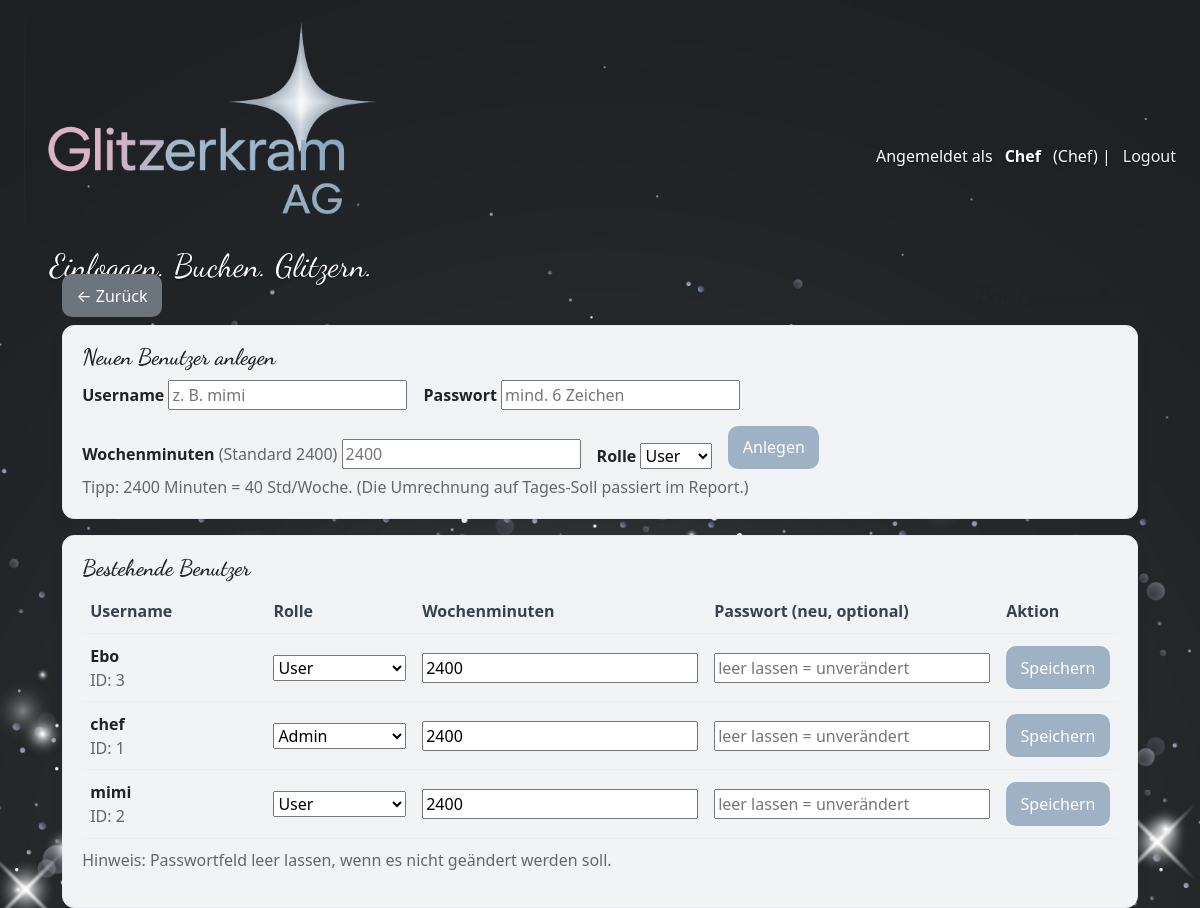
Page /admin/users (signed in) on the committed database.
### tables this page shows
CREATE TABLE users (
            id INTEGER PRIMARY KEY AUTOINCREMENT,
            username TEXT UNIQUE NOT NULL,
            password_hash TEXT NOT NULL,
            role TEXT NOT NULL CHECK(role IN ('admin','user'))
        , join_date TEXT, weekly_minutes INTEGER DEFAULT 2400, is_active INTEGER DEFAULT 1);

### app.py (the view)
@app.get("/admin/users")
def admin_users():
    if "user_id" not in session:
        return redirect(url_for("login"))
    if session.get("role") != "admin":
        return redirect(url_for("unauthorized"))
    conn = get_db()
    users = conn.execute("""
        SELECT id, username, role, COALESCE(weekly_minutes,2400) AS weekly_minutes
        FROM users
        ORDER BY username
    """).fetchall()
    conn.close()
    return render_template(
        "admin_users.html",
        title="Benutzerverwaltung",
        users=users,
        back_ep=_resolve_back_ep()
    )

### app.py (called while the page is built)
def _resolve_back_ep():
    for ep in ["admin_only", "admin_dashboard", "admin", "dashboard", "index"]:
        if ep in app.view_functions:
            return ep
    return "index"

def get_db():
    conn = sqlite3.connect(DB_PATH, timeout=15)
    conn.row_factory = sqlite3.Row
    try:
        conn.execute("PRAGMA journal_mode=WAL;")
        conn.execute("PRAGMA synchronous=NORMAL;")
    except Exception:
        pass
    return conn

### templates/admin_users.html (shortened to what this page needs)
{% extends "base.html" %}
{% block content %}
<div class="page">
  <div class="d-flex justify-content-between align-items-center mb-2">
    <a href="{{ url_for(back_ep) }}" class="btn btn-secondary">← Zurück</a>
    <h1 class="slogan-font box-heading" style="margin:0;">Benutzerverwaltung</h1>
  </div>
  <div class="box" style="margin-bottom:1rem;">
    <h3 class="slogan-font box-heading" style="margin-top:0;">Neuen Benutzer anlegen</h3>
    <form method="POST" action="{{ url_for('admin_users_create') }}" class="d-flex align-items-end" style="gap:1rem; flex-wrap:wrap;">
      <div>
        <label for="new_username"><strong>Username</strong></label>
        <input id="new_username" name="username" type="text" required placeholder="z. B. mimi" autocomplete="off">
      </div>
      <div>
        <label for="new_password"><strong>Passwort</strong></label>
        <input id="new_password" name="password" type="password" required placeholder="mind. 6 Zeichen" autocomplete="new-password">
      </div>
      <div>
        <label for="new_wm"><strong>Wochenminuten</strong> <span class="muted">(Standard 2400)</span></label>
        <input id="new_wm" name="weekly_minutes" type="number" min="0" step="1" placeholder="2400">
      </div>
      <div>
        <label for="new_role"><strong>Rolle</strong></label>
        <select id="new_role" name="role">
          <option value="user" selected>User</option>
        </select>
      </div>
      <div>
        <button class="btn btn-primary" type="submit">Anlegen</button>
      </div>
    </form>
    <p class="muted" style="margin:.4rem 0 0 0;">
      Tipp: 2400 Minuten = 40 Std/Woche. (Die Umrechnung auf Tages-Soll passiert im Report.)
    </p>
  </div>
  <div class="box">
    <h3 class="slogan-font box-heading" style="margin-top:0;">Bestehende Benutzer</h3>
    {% if users and users|length > 0 %}
      <div class="table-wrap">
        <table class="table-users">
          <thead>
            <tr>
              <th style="min-width:160px;">Username</th>
              <th style="min-width:130px;">Rolle</th>
              <th style="min-width:140px;">Wochenminuten</th>
              <th style="min-width:220px;">Passwort (neu, optional)</th>
              <th style="width:1%; white-space:nowrap;">Aktion</th>
            </tr>
          </thead>
          <tbody>
            {% for u in users %}
              <tr>
                <td>
                  <div style="font-weight:600;">{{ u.username }}</div>
                  <div class="muted">ID: {{ u.id }}</div>
                </td>
                <td>
                  <form method="POST" action="{{ url_for('admin_users_update', user_id=u.id) }}" class="inline-form user-update-form">
                    <select name="role" class="w-100">
                      <option value="user"  {% if u.role=='user' %}selected{% endif %}>User</option>
                      <option value="admin" {% if u.role=='admin' %}selected{% endif %}>Admin</option>
                    </select>
                </td>
                <td>
                    <input name="weekly_minutes" type="number" min="0" step="1" value="{{ u.weekly_minutes }}" class="w-100">
                </td>
                <td>
                    <input name="password" type="password" placeholder="leer lassen = unverändert" autocomplete="new-password" class="w-100">
                </td>
                <td>
                    <button type="submit" class="btn btn-blaugrau">Speichern</button>
                </td>
              </tr>
            {% endfor %}
          </tbody>
        </table>
      </div>
      <p class="muted" style="margin-top:.6rem;">
        Hinweis: Passwortfeld leer lassen, wenn es nicht geändert werden soll.
      </p>
    {% else %}
      <p class="muted">Noch keine Benutzer vorhanden.</p>
    {% endif %}
  </div>
</div>
{% endblock %}

### templates/base.html (shortened to what this page needs)
<!doctype html>
<html lang="de">
<head>
  <link rel="stylesheet" href="https://cdn.jsdelivr.net/npm/bootstrap@5.3.3/dist/css/bootstrap.min.css">
  <link rel="stylesheet" href="{{ url_for('static', filename='bootstrap.min.css') }}">
  <link rel="stylesheet" href="{{ url_for('static', filename='style.css') }}?v=topper-bg-1">
</head>
<body>
  <div class="topbar">
    <div class="brand">
      <img src="{{ url_for('static', filename='logo.png') }}" alt="Glitzerkram AG Logo">
      <div class="slogan">
        {% block slogan %}Einloggen. Buchen. Glitzern.{% endblock %}
      </div>
    </div>
    <div class="topbar-right">
      {% if session.get('username') %}
        {% set role_label = 'Chef' if session.role == 'admin' else 'User' %}
        Angemeldet als <strong>{{ session.username|capitalize }}</strong> ({{ role_label }}) |
        <a class="link" href="{{ url_for('logout') }}">Logout</a>
      {% endif %}
    </div>
  </div>
  <main id="content" class="page container">
    {% block content %}{% endblock %}
  </main>
</body>
</html>

### static/style.css (style rules this page uses)
:root { --frame-color: #f7b6cf; --frame-glow: rgba(247,182,207,.55); --accent: var(--frame-color); }
html, body { height:100%; }
html { background: url("/static/bg.jpg") center / cover no-repeat fixed; }
body { margin: 0; font-family: system-ui,-apple-system,Segoe UI,Roboto,Arial,sans-serif; color: #222; background: transparent; position: relative; padding: 88px 24px 24px; box-sizing: border-box; }
.topbar { position: fixed; top: 0; left: 0; right: 0; z-index: 2000; display: flex; justify-content: space-between; align-items: center; padding: .8rem 24px; background: transparent !important; backdrop-filter: none !important; border-bottom: none !important; }
.page { max-width:1100px; margin:0 auto; }
.box { padding:1.2rem; border:1.5px solid #d0d7de; border-radius:12px; background: rgba(255,255,255,.95); box-shadow: 0 6px 24px rgba(0,0,0,.06); }
.muted { color:#666; }
a.link { color:#a83f72; text-decoration:none; }
button { border:0; border-radius:10px; padding:.7rem 1rem; cursor:pointer; }
.topbar, .topbar a, .topbar strong { color: #fff !important; }
.topbar a.link { color: #fff !important; text-decoration: none; opacity: .95; }
.topbar .slogan { color: #dddddd !important; }
.topbar { text-shadow: 0 1px 2px rgba(0,0,0,.6); }
.brand { display:flex; flex-direction: column; align-items: flex-start; gap: 6px; }
.slogan { font-family: "Dancing Script", system-ui, cursive; font-size: 2rem; line-height: 2; letter-spacing: .2px; color: #fff; text-shadow: 0 1px 2px rgba(0,0,0,.6); margin-top: .1rem; }
.topbar, .topbar * { color: #fff !important; }
.topbar .brand img { height:32px !important; max-height:32px !important; width:auto !important; }
.topbar .slogan { color:#fff !important; font-size:2rem !important; line-height:2 !important; }
body { padding-top: 96px; }
:root { --logo-h: 100px; }
.topbar .brand img { height: var(--logo-h) !important; max-height: var(--logo-h) !important; width:auto !important; }
body { padding-top: calc(var(--logo-h) + 56px); }
.topbar { display:flex; align-items:center; gap:16px; }
.topbar-right { margin-left: auto; white-space: nowrap; text-align: right; }
.topbar, .topbar * { color:#fff !important; }
@media (min-width: 901px) { .brand { max-width: 70%; } }
:root { --logo-h: 210px; }
.topbar .brand img { height: var(--logo-h) !important; max-height: var(--logo-h) !important; width: auto !important; }
body { padding-top: calc(var(--logo-h) + 56px) !important; }
.box { box-sizing: border-box; }
:root { --blaugrau: #9fb1c5; }
:root { --rose: #f7b6cf; }
:root { --accent: #eec6d7; --box-bg: #f7f7f9; }
.box { background: var(--box-bg) !important; border-color: #e3e5ea !important; }
:root { --rose: #f7b6cf; --blaugrau: #9fb1c5; }
.btn { border:0; border-radius:10px; padding:.6rem .9rem; cursor:pointer; font:inherit; }
.btn-blaugrau { background: var(--blaugrau); color: #fff; }
.btn-blaugrau { background: var(--blaugrau) !important; color: #fff !important; border: 0 !important; }
.slogan-font { font-family: "Dancing Script", system-ui, cursive; font-weight: 600; font-size: 1.4rem; line-height: 1.1; margin: 0 0 .6rem 0; }
:root { --box-bg: #f2f3f5; }
.box { background: var(--box-bg) !important; border-color: #e8e9ee !important; box-shadow: 0 6px 18px rgba(0,0,0,.04); }
.btn-primary { background-color:#9fb1c5 !important; border-color:#9fb1c5 !important; color:#fff !important; }
#content, .content, .page, main, .container { position: relative; z-index: 2; }
body { padding-top: 24px !important; }
.topbar { z-index: 1 !important; }
.btn-primary { background-color:#0d6efd !important; border-color:#0d6efd !important; color:#fff !important; }
:root { --content-top-gap: 250px; }
#content, .page, main.container, .container { margin-top: var(--content-top-gap); }
.btn-primary { background-color: var(--blaugrau) !important; border-color: var(--blaugrau) !important; color: #fff !important; }

### templates/admin_users.html (style rules this page uses)
.table-wrap { overflow:auto; }
.table-users { width:100%; border-collapse:collapse; }
.table-users th, .table-users td { border-bottom:1px solid #eee; padding:.6rem .5rem; vertical-align:middle; }
.table-users th { text-align:left; color:#374151; font-weight:700; }
.inline-form { display:inline; }
.w-100 { width:100%; }

### rows in the picture
users: username "Chef", username "chef", id "1", role "Admin", weekly_minutes "2400"
users: username "Ebo", id "3", role "User", weekly_minutes "2400"
users: username "mimi", id "2", role "User", weekly_minutes "2400"
